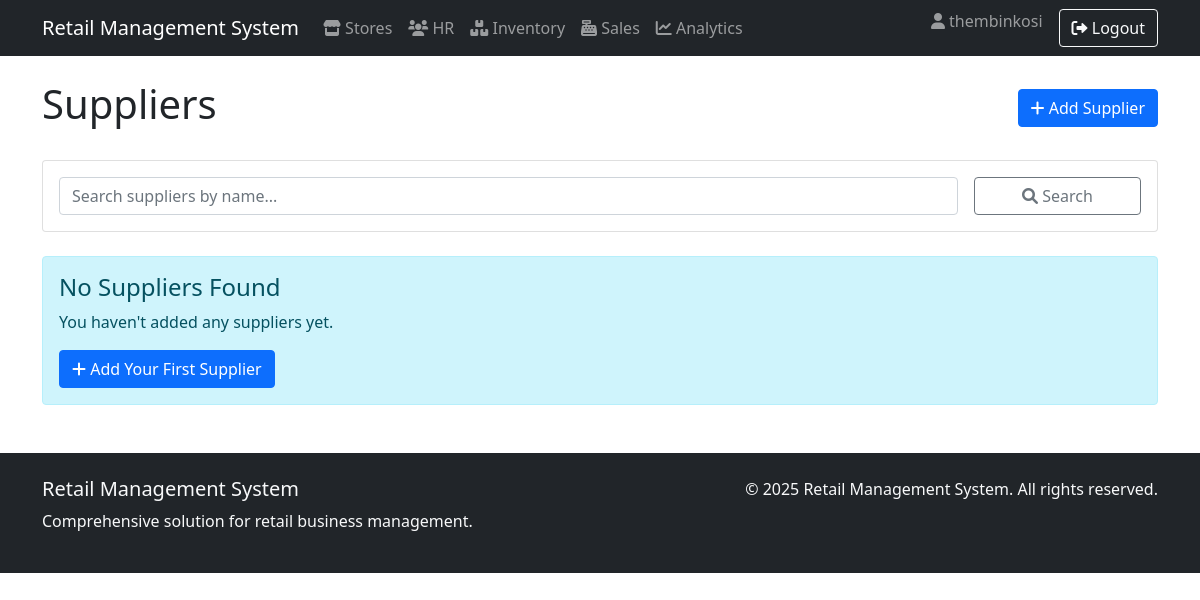
The page /procurement/suppliers/ (signed in) on the database as committed earlier.
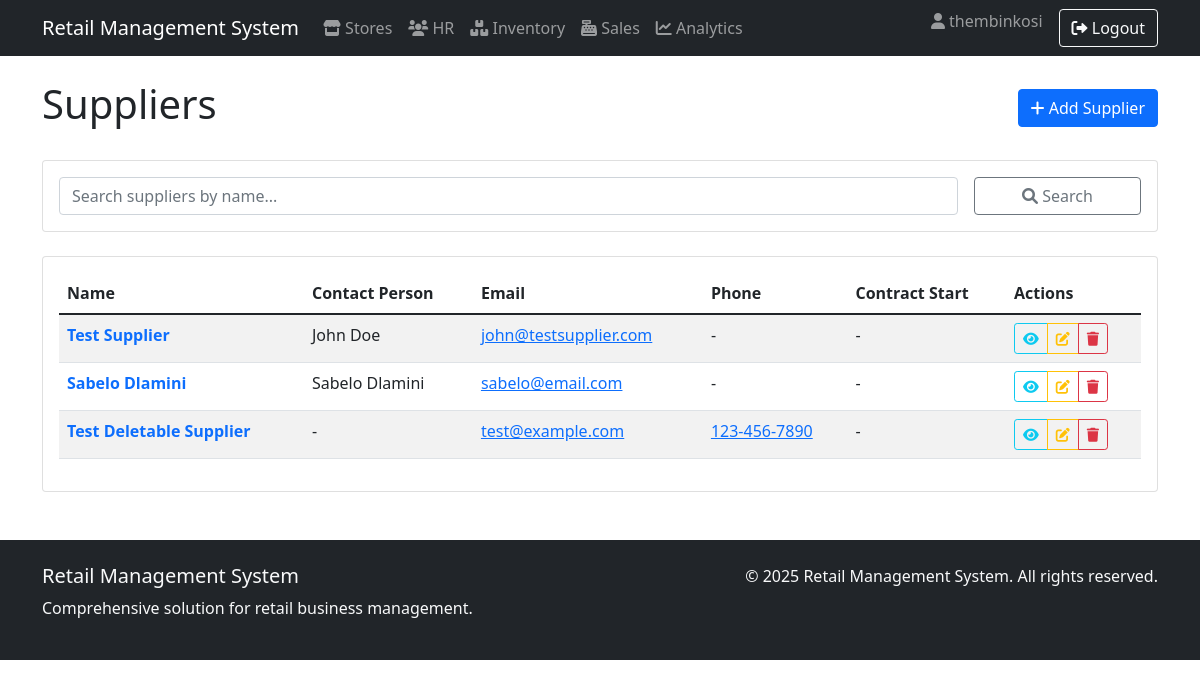
The same page on the database as committed later.
### human_resources/models.py (models this page shows, shortened)
class Employee(AbstractUser):
    employee_id = models.AutoField(primary_key=True)
    first_name = models.CharField(_("first name"), max_length=50, blank=False)
    last_name = models.CharField(_("last name"), max_length=50, blank=False)
    email = models.EmailField(_("email address"), unique=True)  # Uncommented and made unique
    phone = models.CharField(_("phone number"), max_length=20, blank=True, null=True)
    hire_date = models.DateField(_("hire date"), blank=True, null=True)
    position = models.CharField(_("position"), max_length=50, blank=True)
    salary = models.DecimalField(
        _("salary"),
        max_digits=10,
        decimal_places=2,
        blank=True,
        null=True
    )
    department = models.ForeignKey(
        'store_management.Department',
        on_delete=models.SET_NULL,
        null=True,
        blank=True,
        related_name='employees',
        verbose_name=_("department")
    )
    username = models.CharField(
        max_length=150,
        unique=True,
        verbose_name='username'
    )
    store = models.ForeignKey(
        'store_management.Store',
        on_delete=models.SET_NULL,
        null=True,       # Add this
        blank=True,      # Add this
        verbose_name='Assigned Store'
    )
    manager = models.ForeignKey(
        'self',
        on_delete=models.SET_NULL,
        null=True,
        blank=True,
        related_name='subordinates',
        verbose_name=_("manager")
    )
    created_at = models.DateTimeField(auto_now_add=True)
    updated_at = models.DateTimeField(auto_now=True)
    class Meta:
        db_table = 'human_resources_employee'
        verbose_name = _("employee")
        verbose_name_plural = _("employees")
        ordering = ['last_name', 'first_name']
        permissions = [
            ("view_store_dashboard", "Can view store management dashboard"),
            ("manage_store_settings", "Can modify store configuration and settings"),
            ("manage_departments", "Can create/edit/delete store departments"),
            ("access_inventory", "Can access inventory management system"),
            ("view_inventory", "Can view inventory items and stock levels"),
            ("edit_inventory", "Can modify inventory items and quantities"),
            ("manage_inventory_categories", "Can organize inventory categories"),
            ("perform_inventory_audit", "Can conduct physical inventory counts"),
            ("process_sales", "Can process in-store sales transactions"),
            ("void_sales", "Can void/completely cancel sales transactions"),
            ("manage_sales_promotions", "Can configure sales promotions/discounts"),
            ("view_sales_reports", "Can access sales performance reports"),
            ("create_purchase_orders", "Can generate new procurement orders"),
            ("approve_purchase_orders", "Can authorize procurement requests"),
            ("manage_suppliers", "Can maintain supplier/vendor records"),
            ("receive_stock", "Can process received shipments"),
            ("view_employee_directory", "Can access employee contact information"),
            ("manage_employee_records", "Can maintain HR records (excluding sensitive data)"),
            ("access_hr_reports", "Can view HR analytics and reports"),
            ("manage_recruitment", "Can handle hiring processes"),
            ("manage_online_listings", "Can maintain e-commerce product listings"),
            ("process_online_orders", "Can fulfill e-commerce purchases"),
            ("handle_customer_portals", "Can manage customer account portals"),
            ("view_web_analytics", "Can access e-commerce traffic/revenue reports"),
            ("generate_financial_reports", "Can create financial statements"),
            ("export_data_reports", "Can export datasets for external analysis"),
            ("access_executive_dashboards", "Can view strategic business dashboards"),
            ("schedule_automated_reports", "Can configure report automation"),
            ("override_inventory_checks", "Can bypass inventory validation rules"),
            ("access_audit_logs", "Can view system audit trails"),
            ("manage_api_integrations", "Can configure system integrations")
        ]

### procurement/models.py (models this page shows, shortened)
class Supplier(models.Model):
    name = models.CharField(max_length=100, verbose_name="Supplier Name")
    contact_person = models.CharField(max_length=100, blank=True, null=True)
    email = models.EmailField(max_length=100, blank=True, null=True)
    phone = models.CharField(max_length=20, blank=True, null=True)
    address = models.CharField(max_length=200, blank=True, null=True)
    contract_start_date = models.DateField(blank=True, null=True)
    payment_terms = models.CharField(max_length=100, blank=True, null=True)
    created_at = models.DateTimeField(default=timezone.now)
    updated_at = models.DateTimeField(auto_now=True)

### procurement/views.py (the view)
# urls.py: path('suppliers/', views.SupplierListView.as_view(), name='supplier_list'),
class SupplierListView(LoginRequiredMixin, ListView):
    model = Supplier
    template_name = 'procurement/supplier_list.html'
    context_object_name = 'suppliers'
    paginate_by = 20
    def get_queryset(self):
        queryset = super().get_queryset()
        if 'search' in self.request.GET:
            search_term = self.request.GET['search']
            return queryset.filter(name__icontains=search_term)
        return queryset

### procurement/templates/procurement/supplier_list.html (shortened to what this page needs)
{% extends 'base.html' %}
{% block content %}
<div class="container mt-4">
    <div class="d-flex justify-content-between align-items-center mb-4">
        <h1>Suppliers</h1>
        <a href="{% url 'procurement:supplier_create' %}" class="btn btn-primary">
            <i class="fas fa-plus"></i> Add Supplier
        </a>
    </div>
    <div class="card mb-4">
        <div class="card-body">
            <form method="get" class="row g-3">
                <div class="col-md-10">
                    <input type="text" name="search" class="form-control"
                           placeholder="Search suppliers by name..."
                           value="{{ request.GET.search }}">
                </div>
                <div class="col-md-2">
                    <button type="submit" class="btn btn-outline-secondary w-100">
                        <i class="fas fa-search"></i> Search
                    </button>
                </div>
            </form>
        </div>
    </div>
    {% if suppliers %}
        <div class="card">
            <div class="card-body">
                <div class="table-responsive">
                    <table class="table table-striped">
                        <thead>
                            <tr>
                                <th>Name</th>
                                <th>Contact Person</th>
                                <th>Email</th>
                                <th>Phone</th>
                                <th>Contract Start</th>
                                <th>Actions</th>
                            </tr>
                        </thead>
                        <tbody>
                            {% for supplier in suppliers %}
                            <tr>
                                <td>
                                    <a href="{% url 'procurement:supplier_detail' supplier.pk %}" class="text-decoration-none">
                                        <strong>{{ supplier.name }}</strong>
                                    </a>
                                </td>
                                <td>{{ supplier.contact_person|default:"-" }}</td>
                                <td>
                                    {% if supplier.email %}
                                        <a href="mailto:{{ supplier.email }}">{{ supplier.email }}</a>
                                    {% else %}
                                        -
                                    {% endif %}
                                </td>
                                <td>
                                    {% if supplier.phone %}
                                        <a href="tel:{{ supplier.phone }}">{{ supplier.phone }}</a>
                                    {% else %}
                                        -
                                    {% endif %}
                                </td>
                                <td>
                                    {% if supplier.contract_start_date %}
                                        {{ supplier.contract_start_date|date:"M d, Y" }}
                                    {% else %}
                                        -
                                    {% endif %}
                                </td>
                                <td>
                                    <div class="btn-group btn-group-sm">
                                        <a href="{% url 'procurement:supplier_detail' supplier.pk %}"
                                           class="btn btn-outline-info" title="View Details">
                                            <i class="fas fa-eye"></i>
                                        </a>
                                        <a href="{% url 'procurement:supplier_update' supplier.pk %}"
                                           class="btn btn-outline-warning" title="Edit">
                                            <i class="fas fa-edit"></i>
                                        </a>
                                        <a href="{% url 'procurement:supplier_delete' supplier.pk %}"
                                           class="btn btn-outline-danger" title="Delete">
                                            <i class="fas fa-trash"></i>
                                        </a>
                                    </div>
                                </td>
                            </tr>
                            {% endfor %}
                        </tbody>
                    </table>
                </div>
            </div>
        </div>
    {% else %}
        <div class="alert alert-info">
            <h4>No Suppliers Found</h4>
            {% if request.GET.search %}
                <p>No suppliers match your search criteria.</p>
                <a href="{% url 'procurement:supplier_list' %}" class="btn btn-outline-primary">
                    <i class="fas fa-list"></i> View All Suppliers
                </a>
            {% else %}
                <p>You haven't added any suppliers yet.</p>
                <a href="{% url 'procurement:supplier_create' %}" class="btn btn-primary">
                    <i class="fas fa-plus"></i> Add Your First Supplier
                </a>
            {% endif %}
        </div>
    {% endif %}
</div>
{% endblock %}

### templates/base.html (shortened to what this page needs)
<!DOCTYPE html>
<html lang="en">
<head>
    <link href="https://cdn.jsdelivr.net/npm/bootstrap@5.1.3/dist/css/bootstrap.min.css" rel="stylesheet">
    <link rel="stylesheet" href="https://cdnjs.cloudflare.com/ajax/libs/font-awesome/6.0.0/css/all.min.css">
</head>
<body>
    <nav class="navbar navbar-expand-lg navbar-dark bg-dark">
        <div class="container">
            <a class="navbar-brand" href="{% url 'dashboard' %}">Retail Management System</a>
            <div class="collapse navbar-collapse" id="navbarNav">
                <ul class="navbar-nav me-auto">
                    <li class="nav-item">
                        <a class="nav-link" href="{% url 'store_management:store_list' %}">
                            <i class="fas fa-store"></i> Stores
                        </a>
                    </li>
                    <li class="nav-item">
                        <a class="nav-link" href="{% url 'hr:attendance_list' %}">
                            <i class="fas fa-users"></i> HR
                        </a>
                    </li>
                    <li class="nav-item">
                        <a class="nav-link" href="{% url 'inventory:product_list' %}">
                            <i class="fas fa-boxes"></i> Inventory
                        </a>
                    </li>
                    <li class="nav-item">
                        <a class="nav-link" href="{% url 'sales:sale_list' %}">
                            <i class="fas fa-cash-register"></i> Sales
                        </a>
                    </li>
                    <li class="nav-item">
                        <a class="nav-link" href="{% url 'analytics:dashboard' %}">
                            <i class="fas fa-chart-line"></i> Analytics
                        </a>
                    </li>
                </ul>
                <ul class="navbar-nav">
                    {% if user.is_authenticated %}
                    <li class="nav-item">
                        <span class="navbar-text me-3">
                            <i class="fas fa-user"></i> {{ user.username }}
                        </span>
                    </li>
                    <li class="nav-item">
                        <a class="btn btn-outline-light" href="{% url 'logout' %}">
                            <i class="fas fa-sign-out-alt"></i> Logout
                        </a>
                    </li>
                    {% else %}
                    <li class="nav-item">
                        <a class="btn btn-outline-light" href="{% url 'login' %}">
                            <i class="fas fa-sign-in-alt"></i> Login
                        </a>
                    </li>
                    {% endif %}
                </ul>
            </div>
        </div>
    </nav>
    <main>
        {% block content %}
        {% endblock %}
    </main>
    <footer class="bg-dark text-light mt-5 py-4">
        <div class="container">
            <div class="row">
                <div class="col-md-6">
                    <h5>Retail Management System</h5>
                    <p>Comprehensive solution for retail business management.</p>
                </div>
                <div class="col-md-6 text-md-end">
                    <p>&copy; {% now "Y" %} Retail Management System. All rights reserved.</p>
                </div>
            </div>
        </div>
    </footer>
</body>
</html>

Rows that differ between the two databases and show on the page:
added Supplier: name "Test Supplier", contact_person "John Doe", email "john@testsupplier.com"
added Supplier: name "Sabelo Dlamini", contact_person "Sabelo Dlamini", email "sabelo@email.com"
added Supplier: name "Test Deletable Supplier", contact_person "-", email "test@example.com", phone "123-456-7890"
Other text that changed with them:
text no longer shown: "No Suppliers Found You haven't added any suppliers yet. Add Your First Supplier"
text now shown: "Name Contact Person Email Phone Contract Start Actions"
